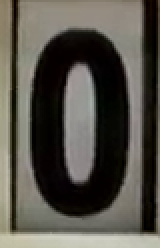
#> input picture server/project/digit_fonts_v2/0/0001_raw.png, 80 x 124 px (shown 2 times larger)
$ python -i utils.py   (imports and definitions only)
#> lines starting #> are read from the running program, lines starting #| are printed output that depends on the picture; after the words box and inside, x2 and y2 are one past the last pixel; in counts of white or black regions, pixels touching at a corner belong together
#> further down, picture is the input picture: shape (124, 80, 3); mean B, G, R 74.5, 82.3, 85.8
# utils.py
import cv2
import numpy as np
from typing import Tuple, List, Dict
import json
import logging
import csv

# [1 line not run here, left out]
logger = logging.getLogger(__name__)

# ──────── HELPERS ────────
# [5 lines left out: function seconds_to_mmss, not called in this run]

# ──────── CLASSES ────────
class ImageProcessor:
    """Preprocess images for digit recognition."""

    # [43 lines left out: functions upscale, apply_clahe, binary_threshold, morphology, denoise, not called in this run]

class ColorDetector:
    """Detect yellow tags and white housings."""

    # [16 lines left out: function detect_yellow_tag, not called in this run]

    @staticmethod
    def detect_white_housing(image: np.ndarray, min_width: int = 200) -> List[Tuple]:
        """Detect white housing (high brightness)."""
#> called with min_width = 200
        gray = cv2.cvtColor(image, cv2.COLOR_BGR2GRAY)
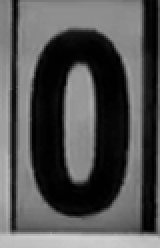
#> gray: shape (124, 80) (shown 2 times larger); min 0, max 207, mean 82.5
        _, binary = cv2.threshold(gray, 200, 255, cv2.THRESH_BINARY)
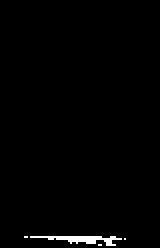
#> binary: shape (124, 80) (shown 2 times larger); 1.1% white; 4 white regions (3 under 20 px)

        contours, _ = cv2.findContours(binary, cv2.RETR_EXTERNAL, cv2.CHAIN_APPROX_SIMPLE)
#> contours = 4 contours, 3 with area under 20; largest, box (x1, y1, x2, y2) and area: (15, 118, 61, 123) 58
        white_boxes = []
        for cnt in contours:
            x, y, w, h = cv2.boundingRect(cnt)
            if w >= min_width and h >= 50:
                white_boxes.append((x, y, w, h))
#> this loop made 4 passes
#> (cnt, x, y, w, h) on passes 1, 4: ([[49, 122], [50, 122]], 49, 122, 2, 1), ([[12, 118], [13, 118]], 12, 118, 2, 1)
#> (x, y, w, h) on passes 2 to 3: (62, 119, 1, 1), (15, 118, 46, 5)
#> after the loop, white_boxes = []
        return white_boxes

class TemplateManager:
    """Manage digit templates and template matching."""

    def __init__(self, template_file: str):
        self.template_file = template_file
        self.templates = self.load_templates()

    # [42 lines left out: functions load_templates, save_templates, add_template, match_digit, not called in this run]

class FileManager:
    """Manage file I/O for JSON and CSV."""

    # [29 lines left out: functions load_json, save_json, save_csv, not called in this run]

>>> import cv2
>>> picture = cv2.imread('digit_fonts_v2/0/0001_raw.png')
>>> result = ColorDetector().detect_white_housing(picture)
#> result = []

$ run again, on server/project/digit_fonts_v2/0/0002_raw.png
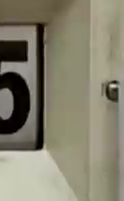
#> input picture server/project/digit_fonts_v2/0/0002_raw.png, 124 x 201 px
#> picture is the input picture: shape (201, 124, 3); mean B, G, R 110.7, 129.3, 133.3
#> in detect_white_housing, `gray = cv2.cvtColor(image, cv2.COLOR_BGR2GRAY)`:
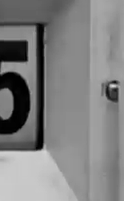
#> gray: shape (201, 124); min 0, max 212, mean 128.3
#> in detect_white_housing, `_, binary = cv2.threshold(gray, 200, 255, cv2.THRESH_BINARY)`:
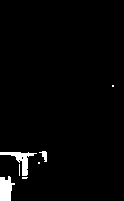
#> binary: shape (201, 124); 2.5% white; 7 white regions (4 under 20 px)
#> contours = 7 contours, 4 with area under 20; largest, box (x1, y1, x2, y2) and area: (0, 176, 15, 201) 232, (0, 152, 37, 176) 210, (39, 151, 47, 162) 30
#> the loop in detect_white_housing, `for cnt in contours:` made 7 passes
#> (cnt, x, y, w, h) on passes 1, 3, 4, 7: ([[22, 177], [22, 178], [26, 178], [27, 177]], 22, 177, 6, 2), ([[19, 164], [19, 175]], 19, 164, 1, 12), ([[38, 162], [38, 163], [39, 163], [39, 162]], 38, 162, 2, 2), ([[112, 85], [112, 86], [113, 86], [113, 85]], 112, 85, 2, 2)
#> after the loop in detect_white_housing, `for cnt in contours:`: white_boxes = []
